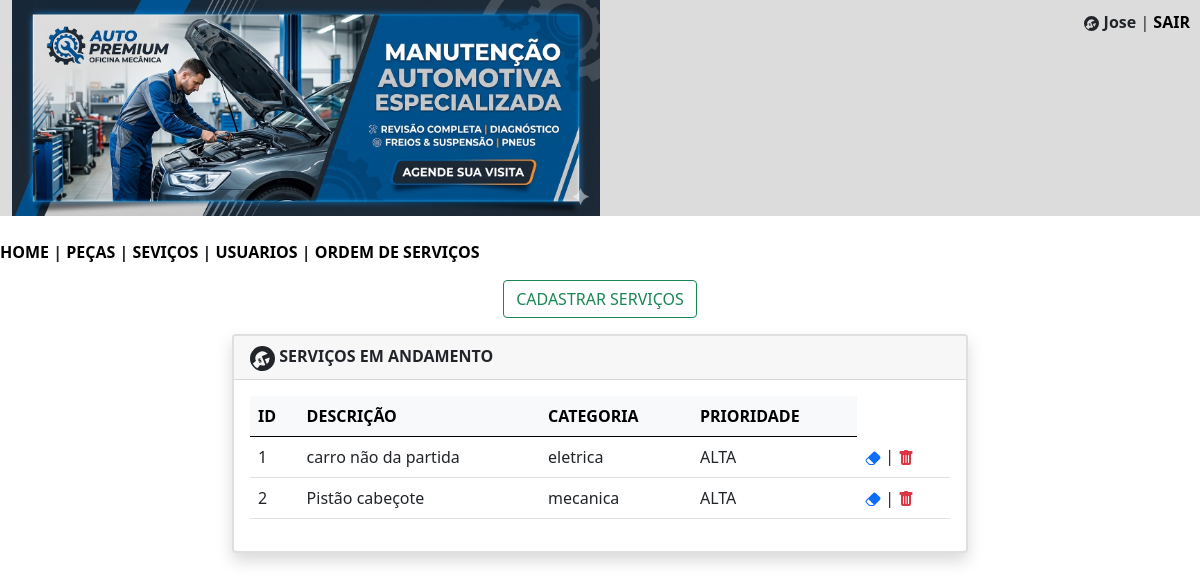
The page /mecanica/servicos.php (signed in) on the database as committed earlier.
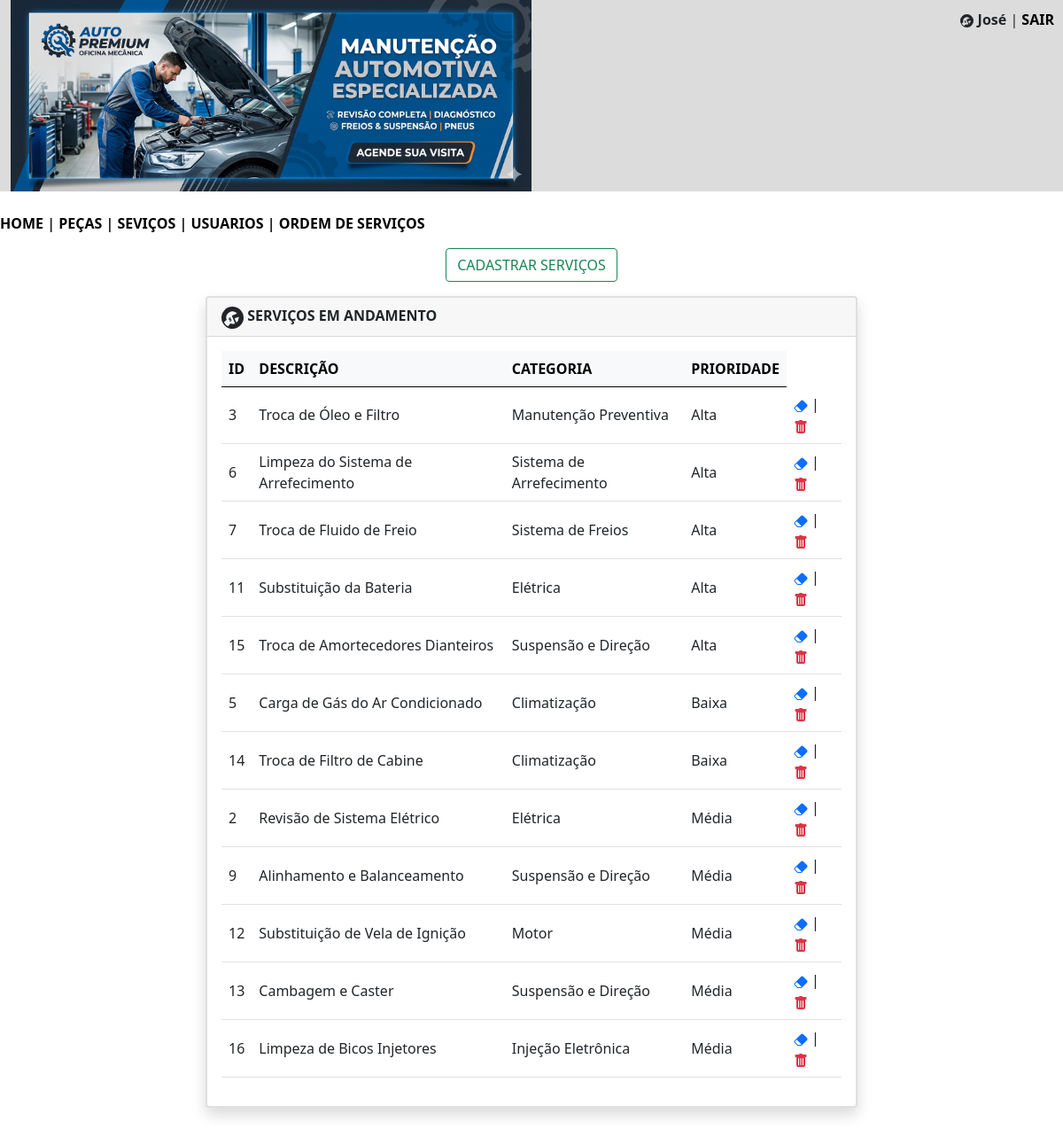
The same page on the database as committed later.
### tables this page shows
CREATE TABLE `servicos` (
  `id` int(11) NOT NULL,
  `descricao` varchar(200) NOT NULL,
  `categoria` varchar(150) NOT NULL,
  `prioridade` varchar(80) NOT NULL
);

### mecanica/servicos.php (the view, shortened to what this page needs)
<?php
$nome = $_SESSION['nome'];
?>
<!DOCTYPE html>
<html lang="pt-br">
<head>
    <link href="https://cdn.jsdelivr.net/npm/bootstrap@5.0.2/dist/css/bootstrap.min.css" rel="stylesheet">
</head>
<body>
<div class="container-fluid" style="background-color:#DCDCDC; text-align:left; position:relative;">
<img src="imagens/banner.png" width="50%" heigth="50%">
    <div class="header" style="position:absolute; top:10px; right:10px;">
        <b><?= htmlspecialchars($nome) ?></b> |
        <a href="sair.php" style="color:black; text-decoration:none; font-weight:bold;">SAIR</a>
    </div>
</div>
<br/>
        <nav>
            <?php
                include 'menu.php';
            ?>
        </nav>
<div class="text-center my-3">
    <button type="button" class="btn btn-outline-success" data-bs-toggle="modal" data-bs-target="#exampleModal">
        CADASTRAR SERVIÇOS
    </button>
</div>
<div class="container">
    <div class="row justify-content-center">
        <div class="col-md-8 mb-4">
            <div class="card shadow border-2">
                <div class="card-header">
                    <b>SERVIÇOS EM ANDAMENTO</b>
                </div>
                <div class="card-body">
                    <?php
                    include 'conecta.php';
                    $sql = "SELECT * FROM servicos ORDER BY prioridade";
                    $consulta = $pdo->query($sql);
                    $listaservicos = $consulta->fetchAll(PDO::FETCH_ASSOC);
                    if (count($listaservicos) > 0) {
                        echo "<table class='table table-hover align-middle'>";
                        echo "<thead class='table-light'>
                                <tr>
                                    <th>ID</th>
                                    <th>DESCRIÇÃO</th>
                                    <th>CATEGORIA</th>
                                    <th>PRIORIDADE</th>
                                </tr>
                              </thead>";
                        echo "<tbody>";
                        foreach ($listaservicos as $item) {
                            $id = $item['id'];
                            echo "<tr>";
                            echo "<td>" . htmlspecialchars($item['id']) . "</td>";
                            echo "<td>" . htmlspecialchars($item['descricao']) . "</td>";
                            echo "<td>" . htmlspecialchars($item['categoria']) . "</td>";
                            echo "<td>" . htmlspecialchars($item['prioridade']) . "</td>";
                            echo "<td><a href='#' data-bs-toggle='modal' data-bs-target='#modalEditar' data-id='$id'><svg xmlns='http://www.w3.org/2000/svg' width='16' height='16' fill='currentColor' class='bi bi-eraser-fill' viewBox='0 0 16 16'>
                            <path d='M8.086 2.207a2 2 0 0 1 2.828 0l3.879 3.879a2 2 0 0 1 0 2.828l-5.5 5.5A2 2 0 0 1 7.879 15H5.12a2 2 0 0 1-1.414-.586l-2.5-2.5a2 2 0 0 1 0-2.828zm.66 11.34L3.453 8.254 1.914 9.793a1 1 0 0 0 0 1.414l2.5 2.5a1 1 0 0 0 .707.293H7.88a1 1 0 0 0 .707-.293z'/>
                          </svg></a> | <a href ='excluir_servico.php?id=$id'><svg xmlns='http://www.w3.org/2000/svg' width='16' height='16' fill='currentColor' class='bi bi-trash-fill text-danger' viewBox='0 0 16 16'>
                            <path d='M2.5 1a1 1 0 0 0-1 1v1a1 1 0 0 0 1 1H3v9a2 2 0 0 0 2 2h6a2 2 0 0 0 2-2V4h.5a1 1 0 0 0 1-1V2a1 1 0 0 0-1-1H10a1 1 0 0 0-1-1H7a1 1 0 0 0-1 1zm3 4a.5.5 0 0 1 .5.5v7a.5.5 0 0 1-1 0v-7a.5.5 0 0 1 .5-.5M8 5a.5.5 0 0 1 .5.5v7a.5.5 0 0 1-1 0v-7A.5.5 0 0 1 8 5m3 .5v7a.5.5 0 0 1-1 0v-7a.5.5 0 0 1 1 0'/>
                          </svg></a></td>";
                            echo "</tr>";
                        }
                        echo "</tbody>";
                        echo "</table>";
                    } else {
                        echo "<p class='text-danger'><b>NÃO EXISTEM SERVIÇOS CADASTRADAS NO MOMENTO!</b></p>";
                    }
                    ?>
                </div>
            </div>
        </div>
    </div>
</div>
</body>
</html>

Rows that differ between the two databases and show on the page:
removed servicos: id "1", descricao "carro não da partida", categoria "eletrica", prioridade "ALTA"
added servicos: id "3", descricao "Troca de Óleo e Filtro", categoria "Manutenção Preventiva", prioridade "Alta"
added servicos: id "6", descricao "Limpeza do Sistema de Arrefecimento", categoria "Sistema de Arrefecimento", prioridade "Alta"
added servicos: id "7", descricao "Troca de Fluido de Freio", categoria "Sistema de Freios", prioridade "Alta"
added servicos: id "11", descricao "Substituição da Bateria", categoria "Elétrica", prioridade "Alta"
added servicos: id "15", descricao "Troca de Amortecedores Dianteiros", categoria "Suspensão e Direção", prioridade "Alta"
added servicos: id "5", descricao "Carga de Gás do Ar Condicionado", categoria "Climatização", prioridade "Baixa"
added servicos: id "14", descricao "Troca de Filtro de Cabine", categoria "Climatização", prioridade "Baixa"
changed servicos id 2: descricao "Pistão cabeçote" → "Revisão de Sistema Elétrico"; categoria "mecanica" → "Elétrica"; prioridade "ALTA" → "Média"
added servicos: id "9", descricao "Alinhamento e Balanceamento", categoria "Suspensão e Direção", prioridade "Média"
added servicos: id "12", descricao "Substituição de Vela de Ignição", categoria "Motor", prioridade "Média"
added servicos: id "13", descricao "Cambagem e Caster", categoria "Suspensão e Direção", prioridade "Média"
added servicos: id "16", descricao "Limpeza de Bicos Injetores", categoria "Injeção Eletrônica", prioridade "Média"
Other text that changed with them:
$nome: "Jose" → "José"
